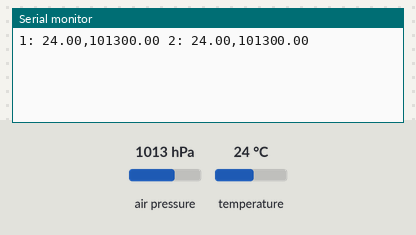
Recording of a sketch running on a simulated Arduino Uno, built with avr-gcc and run on an emulated ATmega328P. Parts: the last lines printed to the serial monitor. Inputs (shaded band) come from the test bench; at power-on: air pressure 1013 hPa, temperature 24 °C.

Above: at 2.8 s.
2.9 s: air pressure set to 952 hPa
At 4.9 s:
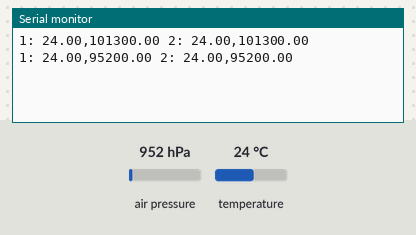
5.4 s: temperature set to 12 °C
At 6.6 s:
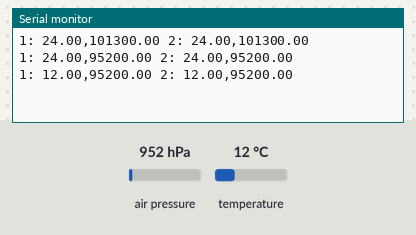
7.9 s: air pressure set to 975 hPa
At 8.4 s:
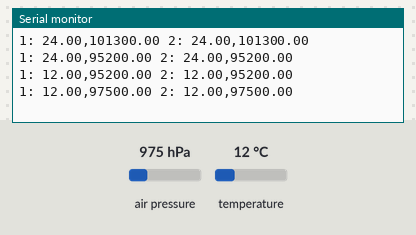
Timing chart, 0 to 10.9 s (numbered marks = the images above; inputs shaded):
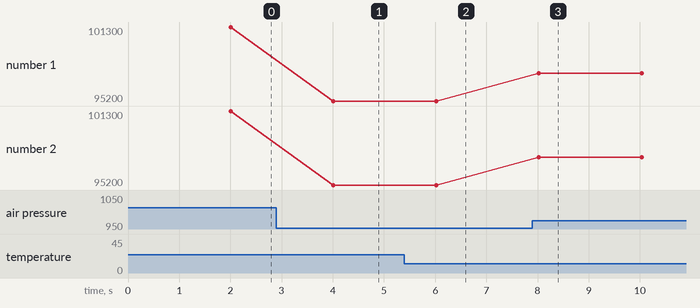

The sketch:

TestBMP280.ino
```cpp
#include <BH1750.h>
#include <Wire.h>
#include <Adafruit_BMP280.h>

Adafruit_BMP280 bmp1;
Adafruit_BMP280 bmp2;
const int n =0;
// Delay manager to send pings regularly. Because of sleepNode(), this is largely irrelevant.

unsigned long Ts = 2000; // ms
unsigned long interval = Ts - n*200; // ms
unsigned long last_time_sent;

// This sketch is to measure light level with few BMP280 and log them to csv

void setup() {
  // put your setup code here, to run once:
  Serial.begin(115200);
  Wire.begin();

  //Init the bmps!:
  if (!bmp1.begin(0x76)) {
    Serial.println(F("Could not find a valid BMP280 sensor, check wiring!"));
    while (1);
  }

  // Setting bmp280 to forced mode, x1 reading of temp. and pressure, no IIR
  bmp1.setSampling(Adafruit_BMP280::MODE_NORMAL,     /* Operating Mode. */
                  Adafruit_BMP280::SAMPLING_X2,     /* Temp. oversampling */
                  Adafruit_BMP280::SAMPLING_X16,    /* Pressure oversampling */
                  Adafruit_BMP280::FILTER_X16,      /* Filtering.  OFF - no continous measurements*/
                  Adafruit_BMP280::STANDBY_MS_4000); /* Standby time. */

  if (!bmp2.begin(0x77)) {
    Serial.println(F("Could not find a valid BMP280 sensor, check wiring!"));
    while (1);
  }

  // Setting bmp280 to forced mode, x1 reading of temp. and pressure, no IIR
  bmp2.setSampling(Adafruit_BMP280::MODE_NORMAL,     /* Operating Mode. */
                  Adafruit_BMP280::SAMPLING_X2,     /* Temp. oversampling */
                  Adafruit_BMP280::SAMPLING_X16,    /* Pressure oversampling */
                  Adafruit_BMP280::FILTER_X16,      /* Filtering.  OFF - no continous measurements*/
                  Adafruit_BMP280::STANDBY_MS_4000); /* Standby time. */

}

void loop() {
  // put your main code here, to run repeatedly:
//  if ((millis() - last_time_sent > interval) && (readed == 0)){
//      readed = 1;
//    }
//
//    if ((millis() - last_time_sent > Ts) && (readed == 1)){
//      printData();
//      readed = 0;
//      last_time_sent = millis();
//    }
    if ((millis() - last_time_sent > interval)){
        Serial.print("1: ");
        Serial.print(bmp1.readTemperature());
        Serial.print(",");
        Serial.print(bmp1.readPressure());

        Serial.print(" 2: ");
        Serial.print(bmp2.readTemperature());
        Serial.print(",");
        Serial.println(bmp2.readPressure());
        last_time_sent = millis();

    }

}
```

Measured:
- after the input at 2.9 s, the serial monitor: prints a new line after 1.1 s (image 1)
- after the input at 5.4 s, the serial monitor: prints a new line after 0.62 s (image 2)
- after the input at 7.9 s, the serial monitor: prints a new line after 0.12 s (image 3)
- plotted number 1: 101300 → 95200 after the input at 2.9 s, 95200 → 97500 after the input at 7.9 s
- plotted number 2: 101300 → 95200 after the input at 2.9 s, 95200 → 97500 after the input at 7.9 s
